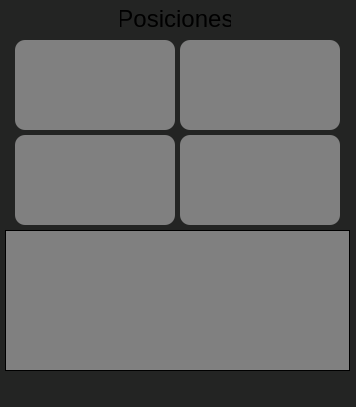
<?xml version="1.0" encoding="UTF-8"?>
<ui version="4.0">
 <class>MainWindow</class>
 <widget class="QMainWindow" name="MainWindow">
  <property name="windowModality">
   <enum>Qt::WindowModality::NonModal</enum>
  </property>
  <property name="enabled">
   <bool>true</bool>
  </property>
  <property name="geometry">
   <rect>
    <x>0</x>
    <y>0</y>
    <width>356</width>
    <height>407</height>
   </rect>
  </property>
  <property name="font">
   <font>
    <bold>false</bold>
   </font>
  </property>
  <property name="contextMenuPolicy">
   <enum>Qt::ContextMenuPolicy::DefaultContextMenu</enum>
  </property>
  <property name="acceptDrops">
   <bool>false</bool>
  </property>
  <property name="windowTitle">
   <string>Validacion ZKW</string>
  </property>
  <property name="windowIcon">
   <iconset>
    <normaloff>icon.png</normaloff>icon.png</iconset>
  </property>
  <property name="styleSheet">
   <string notr="true">background:#232423</string>
  </property>
  <property name="inputMethodHints">
   <set>Qt::InputMethodHint::ImhNone</set>
  </property>
  <property name="unifiedTitleAndToolBarOnMac">
   <bool>false</bool>
  </property>
  <widget class="QWidget" name="centralwidget">
   <widget class="QTextBrowser" name="tipMsg">
    <property name="geometry">
     <rect>
      <x>15</x>
      <y>260</y>
      <width>324</width>
      <height>110</height>
     </rect>
    </property>
    <property name="font">
     <font>
      <pointsize>14</pointsize>
     </font>
    </property>
    <property name="styleSheet">
     <string notr="true">background:#84bcf0;color:darkblack;text-align: center;border-radius: 10px;</string>
    </property>
    <property name="placeholderText">
     <string/>
    </property>
   </widget>
   <widget class="QLabel" name="label">
    <property name="geometry">
     <rect>
      <x>120</x>
      <y>5</y>
      <width>111</width>
      <height>31</height>
     </rect>
    </property>
    <property name="font">
     <font>
      <pointsize>18</pointsize>
     </font>
    </property>
    <property name="autoFillBackground">
     <bool>false</bool>
    </property>
    <property name="text">
     <string>Posiciones</string>
    </property>
    <property name="alignment">
     <set>Qt::AlignmentFlag::AlignHCenter|Qt::AlignmentFlag::AlignTop</set>
    </property>
   </widget>
   <widget class="QLabel" name="label_tr">
    <property name="geometry">
     <rect>
      <x>180</x>
      <y>40</y>
      <width>160</width>
      <height>90</height>
     </rect>
    </property>
    <property name="font">
     <font>
      <pointsize>14</pointsize>
     </font>
    </property>
    <property name="styleSheet">
     <string notr="true">background:gray;color:black;border-radius: 10px;</string>
    </property>
    <property name="frameShape">
     <enum>QFrame::Shape::Box</enum>
    </property>
    <property name="text">
     <string/>
    </property>
    <property name="alignment">
     <set>Qt::AlignmentFlag::AlignCenter</set>
    </property>
   </widget>
   <widget class="QLabel" name="label_2">
    <property name="geometry">
     <rect>
      <x>130</x>
      <y>225</y>
      <width>91</width>
      <height>31</height>
     </rect>
    </property>
    <property name="font">
     <font>
      <pointsize>18</pointsize>
     </font>
    </property>
    <property name="autoFillBackground">
     <bool>false</bool>
    </property>
    <property name="text">
     <string>Mensaje</string>
    </property>
    <property name="alignment">
     <set>Qt::AlignmentFlag::AlignHCenter|Qt::AlignmentFlag::AlignTop</set>
    </property>
   </widget>
   <widget class="QLabel" name="lable_tl">
    <property name="geometry">
     <rect>
      <x>15</x>
      <y>40</y>
      <width>160</width>
      <height>90</height>
     </rect>
    </property>
    <property name="font">
     <font>
      <pointsize>14</pointsize>
     </font>
    </property>
    <property name="styleSheet">
     <string notr="true">background:gray;color:black;border-color:black;border-radius: 10px;</string>
    </property>
    <property name="frameShape">
     <enum>QFrame::Shape::Box</enum>
    </property>
    <property name="text">
     <string/>
    </property>
    <property name="textFormat">
     <enum>Qt::TextFormat::AutoText</enum>
    </property>
    <property name="alignment">
     <set>Qt::AlignmentFlag::AlignCenter</set>
    </property>
   </widget>
   <widget class="QLabel" name="label_br">
    <property name="geometry">
     <rect>
      <x>180</x>
      <y>135</y>
      <width>160</width>
      <height>90</height>
     </rect>
    </property>
    <property name="font">
     <font>
      <pointsize>14</pointsize>
     </font>
    </property>
    <property name="styleSheet">
     <string notr="true">background:gray;color:black;border-radius: 10px;</string>
    </property>
    <property name="frameShape">
     <enum>QFrame::Shape::Box</enum>
    </property>
    <property name="text">
     <string/>
    </property>
    <property name="alignment">
     <set>Qt::AlignmentFlag::AlignCenter</set>
    </property>
   </widget>
   <widget class="QLabel" name="label_bl">
    <property name="geometry">
     <rect>
      <x>15</x>
      <y>135</y>
      <width>160</width>
      <height>90</height>
     </rect>
    </property>
    <property name="font">
     <font>
      <pointsize>14</pointsize>
     </font>
    </property>
    <property name="styleSheet">
     <string notr="true">background:gray;color:black;border-radius: 10px;</string>
    </property>
    <property name="frameShape">
     <enum>QFrame::Shape::Box</enum>
    </property>
    <property name="text">
     <string/>
    </property>
    <property name="alignment">
     <set>Qt::AlignmentFlag::AlignCenter</set>
    </property>
   </widget>
   <widget class="QTextBrowser" name="mistakeMsg">
    <property name="geometry">
     <rect>
      <x>5</x>
      <y>230</y>
      <width>345</width>
      <height>141</height>
     </rect>
    </property>
    <property name="font">
     <font>
      <pointsize>14</pointsize>
     </font>
    </property>
    <property name="styleSheet">
     <string notr="true">background:gray;color:black</string>
    </property>
    <property name="frameShape">
     <enum>QFrame::Shape::Box</enum>
    </property>
    <property name="frameShadow">
     <enum>QFrame::Shadow::Plain</enum>
    </property>
    <property name="lineWidth">
     <number>1</number>
    </property>
   </widget>
  </widget>
  <widget class="QStatusBar" name="statusbar"/>
 </widget>
 <resources/>
 <connections/>
</ui>
